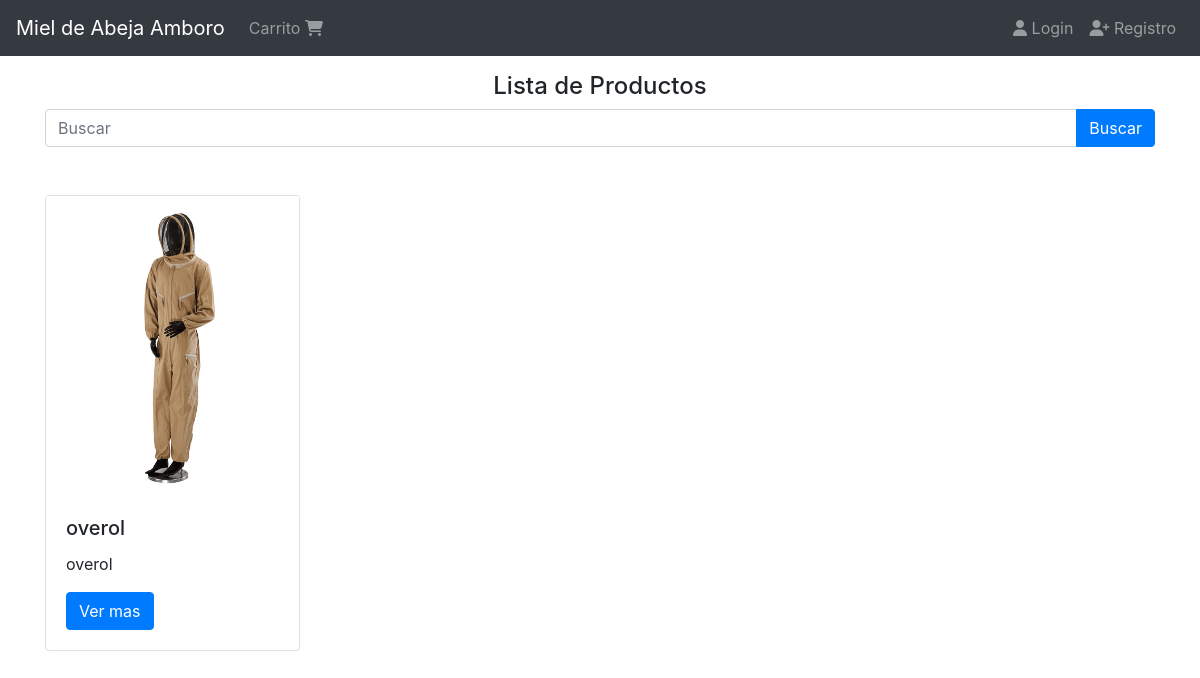
The app's page /, older data.
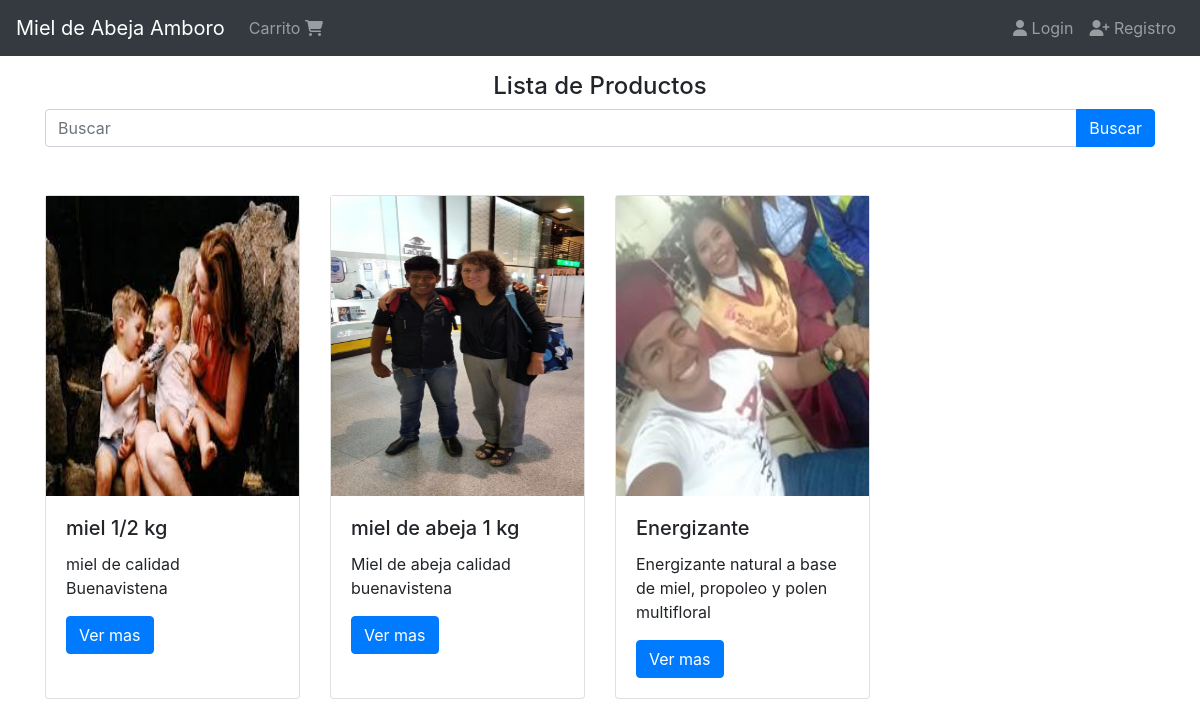
The same page, newer data.
### products/models.py (models this page shows, shortened)
class Product(models.Model):
    tittle =models.CharField(max_length=50)
    description=models.TextField()
    price=models.DecimalField(max_digits=8, decimal_places=2, default=0.0)
    slug=models.SlugField(null=False, blank=False, unique=True)
    image=models.ImageField(upload_to='products/',null=False, blank=False)
    created_at=models.DateTimeField(auto_now_add=True)

### products/views.py (the view)
# urls.py: path('', ProductListView.as_view(), name='index'),
class ProductListView(ListView):
    template_name='index.html'
    queryset=Product.objects.all().order_by('-id')
    def get_context_data(self, **kwargs):
        context = super().get_context_data(**kwargs)
        context['message']='Lista de Productos'
        return context

### templates/index.html
  {%extends 'base.html' %}
  {%block content%}
  <div class="col">
    <h4 class="text-center">{{message}}</h4>
    {%include 'products/snippets/search.html'%}
    {% include 'products/snippets/list.html'%}
  </div>
  {%endblock%}

### templates/base.html (shortened to what this page needs)
{% load static %}
<!DOCTYPE html>
<html lang="en">
  <head>
    <link rel="stylesheet" href="https://stackpath.bootstrapcdn.com/bootstrap/4.3.1/css/bootstrap.min.css">
  </head>
  <body>
    {%include 'navbar.html'%}
    <div class="container">
      <div class="row mt-3">
        {%block content%}
        {%endblock%}
      </div>
    </div>
  </body>
</html>

### templates/navbar.html (shortened to what this page needs)
  {% url 'login ' as login %}
  {% url 'register ' as register %}
  {% url 'carts:cart' as cart %}
  <nav class="navbar navbar-expand-md bg-dark navbar-dark">
    <a href="{% url 'index' %}"class="navbar-brand">Miel de Abeja Amboro</a>
    <div id="navb"class="navbar-collapse collapse hide">
      <ul class='navbar-nav'>
        <li class= "nav-item {% if request.path == cart  %}active{%endif%}">
          <a class="nav-link" href="{{ cart }}">
            Carrito <span class="fas fa-shopping-cart"></span>
          </a>
        </li>
      </ul>
      <ul class="nav navbar-nav ml-auto">
        {%if user.is_authenticated%}
        <li class="navbar-item">
          <a href="{% url 'logout' %}"class="nav-link">
            <span class="fas fa-sign-in-alt"></span>
            Logout</a>
        </li>
        {%else%}
          <li class="navbar-item">
            <a href="{%url 'login'%}"class="nav-link">
              <span class="fas fa-user"></span>
              Login</a>
          </li>
          <li class="navbar-item">
            <a href="{% url 'register' %}"class="nav-link">
              <span class="fas fa-user-plus"></span>
              Registro</a>
          </li>
        {%endif%}
      </ul>
    </div>
  </nav>

### products/templates/products/snippets/search.html
<form action="{% url 'products:search' %}">
    <div class="input-group">
      <input type="text" name="q" value="{{query}}" class="form-control"placeholder="Buscar">
      <div class="input-group-append">
        <input type="submit" name=""value="Buscar"class="btn btn-primary">
      </div>
    </div>
</form>

### products/templates/products/snippets/list.html
<div class="row">
  {%for object in product_list%}
    <div class="col-3 mt-5">
      {%include 'products/snippets/product.html' with product=object%}
    </div>
  {%endfor%}
</div>

### products/templates/products/snippets/product.html
<div class="card h-100">
  {% if product.image %}
    <img src="{{ product.image.url }}" alt="Imagen del Producto" height="300" >
  {% endif %}
  <div class="card-body">
    <h5 class="card-title">{{product.tittle}}</h5>
    <p class="card-text">{{ product.description }}</p>
    <a href="{% url 'products:product' product.slug %}"class="btn btn-primary">Ver mas</a>
  </div>
</div>

Row changes from the older to the newer data that the page shows:
removed Product: image (picture), tittle "overol", description "overol"
added Product: image (picture), tittle "miel 1/2 kg", description "miel de calidad Buenavistena"
added Product: image (picture), tittle "miel de abeja 1 kg", description "Miel de abeja calidad buenavistena"
added Product: image (picture), tittle "Energizante", description "Energizante natural a base de miel, propoleo y polen multifloral"
